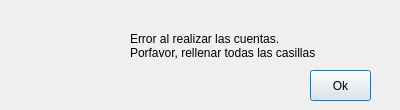
<?xml version="1.0" encoding="UTF-8"?>
<ui version="4.0">
 <class>error</class>
 <widget class="QDialog" name="error">
  <property name="geometry">
   <rect>
    <x>0</x>
    <y>0</y>
    <width>400</width>
    <height>110</height>
   </rect>
  </property>
  <property name="windowTitle">
   <string>Error</string>
  </property>
  <property name="windowIcon">
   <iconset>
    <normaloff>Img/error.jpeg</normaloff>Img/error.jpeg</iconset>
  </property>
  <widget class="QLabel" name="label">
   <property name="geometry">
    <rect>
     <x>130</x>
     <y>20</y>
     <width>231</width>
     <height>51</height>
    </rect>
   </property>
   <property name="text">
    <string>Error al realizar las cuentas. 
Porfavor, rellenar todas las casillas</string>
   </property>
  </widget>
  <widget class="QLabel" name="label_2">
   <property name="geometry">
    <rect>
     <x>30</x>
     <y>10</y>
     <width>91</width>
     <height>91</height>
    </rect>
   </property>
   <property name="text">
    <string/>
   </property>
   <property name="pixmap">
    <pixmap>Img/error.jpeg</pixmap>
   </property>
  </widget>
  <widget class="QPushButton" name="pushButton">
   <property name="geometry">
    <rect>
     <x>310</x>
     <y>70</y>
     <width>61</width>
     <height>31</height>
    </rect>
   </property>
   <property name="text">
    <string>Ok</string>
   </property>
  </widget>
 </widget>
 <resources/>
 <connections>
  <connection>
   <sender>pushButton</sender>
   <signal>clicked()</signal>
   <receiver>error</receiver>
   <slot>accept()</slot>
   <hints>
    <hint type="sourcelabel">
     <x>360</x>
     <y>69</y>
    </hint>
    <hint type="destinationlabel">
     <x>292</x>
     <y>65</y>
    </hint>
   </hints>
  </connection>
 </connections>
</ui>
